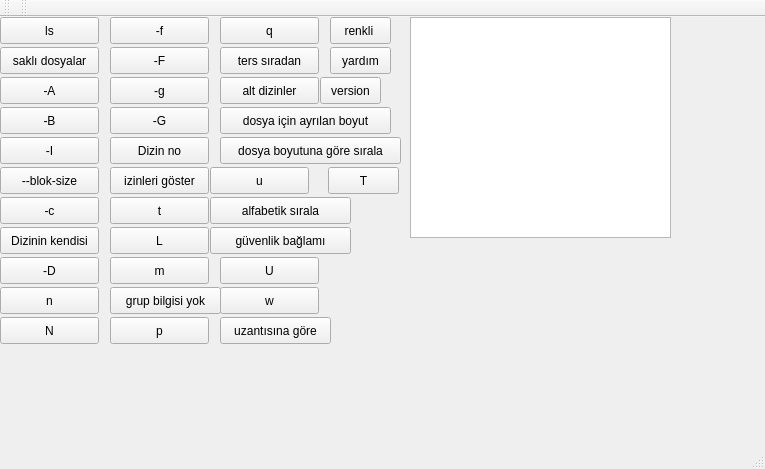
<?xml version="1.0" encoding="UTF-8"?>
<ui version="4.0">
 <class>MainWindow</class>
 <widget class="QMainWindow" name="MainWindow">
  <property name="geometry">
   <rect>
    <x>0</x>
    <y>0</y>
    <width>765</width>
    <height>469</height>
   </rect>
  </property>
  <property name="windowTitle">
   <string>MainWindow</string>
  </property>
  <widget class="QWidget" name="centralWidget">
   <widget class="QPushButton" name="pushButton">
    <property name="geometry">
     <rect>
      <x>0</x>
      <y>0</y>
      <width>99</width>
      <height>27</height>
     </rect>
    </property>
    <property name="text">
     <string>ls</string>
    </property>
   </widget>
   <widget class="QTextEdit" name="textEdit">
    <property name="geometry">
     <rect>
      <x>410</x>
      <y>0</y>
      <width>261</width>
      <height>221</height>
     </rect>
    </property>
   </widget>
   <widget class="QPushButton" name="pushButton_2">
    <property name="geometry">
     <rect>
      <x>0</x>
      <y>30</y>
      <width>99</width>
      <height>27</height>
     </rect>
    </property>
    <property name="text">
     <string>saklı dosyalar</string>
    </property>
   </widget>
   <widget class="QPushButton" name="pushButton_3">
    <property name="geometry">
     <rect>
      <x>0</x>
      <y>60</y>
      <width>99</width>
      <height>27</height>
     </rect>
    </property>
    <property name="text">
     <string>-A</string>
    </property>
   </widget>
   <widget class="QPushButton" name="pushButton_4">
    <property name="geometry">
     <rect>
      <x>0</x>
      <y>90</y>
      <width>99</width>
      <height>27</height>
     </rect>
    </property>
    <property name="text">
     <string>-B</string>
    </property>
   </widget>
   <widget class="QPushButton" name="pushButton_5">
    <property name="geometry">
     <rect>
      <x>330</x>
      <y>0</y>
      <width>61</width>
      <height>27</height>
     </rect>
    </property>
    <property name="text">
     <string>renkli </string>
    </property>
   </widget>
   <widget class="QPushButton" name="pushButton_6">
    <property name="geometry">
     <rect>
      <x>0</x>
      <y>150</y>
      <width>99</width>
      <height>27</height>
     </rect>
    </property>
    <property name="text">
     <string>--blok-size</string>
    </property>
   </widget>
   <widget class="QPushButton" name="pushButton_7">
    <property name="geometry">
     <rect>
      <x>0</x>
      <y>180</y>
      <width>99</width>
      <height>27</height>
     </rect>
    </property>
    <property name="text">
     <string>-c</string>
    </property>
   </widget>
   <widget class="QPushButton" name="pushButton_8">
    <property name="geometry">
     <rect>
      <x>110</x>
      <y>0</y>
      <width>99</width>
      <height>27</height>
     </rect>
    </property>
    <property name="text">
     <string>-f</string>
    </property>
   </widget>
   <widget class="QPushButton" name="pushButton_9">
    <property name="geometry">
     <rect>
      <x>110</x>
      <y>30</y>
      <width>99</width>
      <height>27</height>
     </rect>
    </property>
    <property name="text">
     <string>-F</string>
    </property>
   </widget>
   <widget class="QPushButton" name="pushButton_10">
    <property name="geometry">
     <rect>
      <x>110</x>
      <y>60</y>
      <width>99</width>
      <height>27</height>
     </rect>
    </property>
    <property name="text">
     <string>-g</string>
    </property>
   </widget>
   <widget class="QPushButton" name="pushButton_11">
    <property name="geometry">
     <rect>
      <x>110</x>
      <y>90</y>
      <width>99</width>
      <height>27</height>
     </rect>
    </property>
    <property name="text">
     <string>-G</string>
    </property>
   </widget>
   <widget class="QPushButton" name="pushButton_12">
    <property name="geometry">
     <rect>
      <x>110</x>
      <y>120</y>
      <width>99</width>
      <height>27</height>
     </rect>
    </property>
    <property name="text">
     <string>Dizin no</string>
    </property>
   </widget>
   <widget class="QPushButton" name="pushButton_13">
    <property name="geometry">
     <rect>
      <x>0</x>
      <y>120</y>
      <width>99</width>
      <height>27</height>
     </rect>
    </property>
    <property name="text">
     <string>-I</string>
    </property>
   </widget>
   <widget class="QPushButton" name="pushButton_14">
    <property name="geometry">
     <rect>
      <x>110</x>
      <y>150</y>
      <width>99</width>
      <height>27</height>
     </rect>
    </property>
    <property name="text">
     <string>izinleri göster</string>
    </property>
   </widget>
   <widget class="QPushButton" name="pushButton_15">
    <property name="geometry">
     <rect>
      <x>0</x>
      <y>210</y>
      <width>99</width>
      <height>27</height>
     </rect>
    </property>
    <property name="text">
     <string>Dizinin kendisi</string>
    </property>
   </widget>
   <widget class="QPushButton" name="pushButton_16">
    <property name="geometry">
     <rect>
      <x>0</x>
      <y>240</y>
      <width>99</width>
      <height>27</height>
     </rect>
    </property>
    <property name="text">
     <string>-D</string>
    </property>
   </widget>
   <widget class="QPushButton" name="pushButton_17">
    <property name="geometry">
     <rect>
      <x>110</x>
      <y>210</y>
      <width>99</width>
      <height>27</height>
     </rect>
    </property>
    <property name="text">
     <string>L</string>
    </property>
   </widget>
   <widget class="QPushButton" name="pushButton_19">
    <property name="geometry">
     <rect>
      <x>0</x>
      <y>270</y>
      <width>99</width>
      <height>27</height>
     </rect>
    </property>
    <property name="text">
     <string>n</string>
    </property>
   </widget>
   <widget class="QPushButton" name="pushButton_20">
    <property name="geometry">
     <rect>
      <x>0</x>
      <y>300</y>
      <width>99</width>
      <height>27</height>
     </rect>
    </property>
    <property name="text">
     <string>N</string>
    </property>
   </widget>
   <widget class="QPushButton" name="pushButton_21">
    <property name="geometry">
     <rect>
      <x>110</x>
      <y>270</y>
      <width>111</width>
      <height>27</height>
     </rect>
    </property>
    <property name="text">
     <string>grup bilgisi yok</string>
    </property>
   </widget>
   <widget class="QPushButton" name="pushButton_22">
    <property name="geometry">
     <rect>
      <x>110</x>
      <y>300</y>
      <width>99</width>
      <height>27</height>
     </rect>
    </property>
    <property name="text">
     <string>p</string>
    </property>
   </widget>
   <widget class="QPushButton" name="pushButton_23">
    <property name="geometry">
     <rect>
      <x>220</x>
      <y>0</y>
      <width>99</width>
      <height>27</height>
     </rect>
    </property>
    <property name="text">
     <string>q</string>
    </property>
   </widget>
   <widget class="QPushButton" name="pushButton_24">
    <property name="geometry">
     <rect>
      <x>220</x>
      <y>30</y>
      <width>99</width>
      <height>27</height>
     </rect>
    </property>
    <property name="text">
     <string>ters sıradan</string>
    </property>
   </widget>
   <widget class="QPushButton" name="pushButton_25">
    <property name="geometry">
     <rect>
      <x>220</x>
      <y>60</y>
      <width>99</width>
      <height>27</height>
     </rect>
    </property>
    <property name="text">
     <string>alt dizinler</string>
    </property>
   </widget>
   <widget class="QPushButton" name="pushButton_26">
    <property name="geometry">
     <rect>
      <x>220</x>
      <y>90</y>
      <width>171</width>
      <height>27</height>
     </rect>
    </property>
    <property name="text">
     <string>dosya için ayrılan boyut</string>
    </property>
   </widget>
   <widget class="QPushButton" name="pushButton_27">
    <property name="geometry">
     <rect>
      <x>220</x>
      <y>120</y>
      <width>181</width>
      <height>27</height>
     </rect>
    </property>
    <property name="text">
     <string>dosya boyutuna göre sırala</string>
    </property>
   </widget>
   <widget class="QPushButton" name="pushButton_28">
    <property name="geometry">
     <rect>
      <x>110</x>
      <y>180</y>
      <width>99</width>
      <height>27</height>
     </rect>
    </property>
    <property name="text">
     <string>t</string>
    </property>
   </widget>
   <widget class="QPushButton" name="pushButton_29">
    <property name="geometry">
     <rect>
      <x>328</x>
      <y>150</y>
      <width>71</width>
      <height>27</height>
     </rect>
    </property>
    <property name="text">
     <string>T</string>
    </property>
   </widget>
   <widget class="QPushButton" name="pushButton_30">
    <property name="geometry">
     <rect>
      <x>210</x>
      <y>150</y>
      <width>99</width>
      <height>27</height>
     </rect>
    </property>
    <property name="text">
     <string>u</string>
    </property>
   </widget>
   <widget class="QPushButton" name="pushButton_32">
    <property name="geometry">
     <rect>
      <x>220</x>
      <y>270</y>
      <width>99</width>
      <height>27</height>
     </rect>
    </property>
    <property name="text">
     <string>w</string>
    </property>
   </widget>
   <widget class="QPushButton" name="pushButton_33">
    <property name="geometry">
     <rect>
      <x>220</x>
      <y>300</y>
      <width>111</width>
      <height>27</height>
     </rect>
    </property>
    <property name="text">
     <string>uzantısına göre</string>
    </property>
   </widget>
   <widget class="QPushButton" name="pushButton_34">
    <property name="geometry">
     <rect>
      <x>210</x>
      <y>180</y>
      <width>141</width>
      <height>27</height>
     </rect>
    </property>
    <property name="text">
     <string>alfabetik sırala</string>
    </property>
   </widget>
   <widget class="QPushButton" name="pushButton_35">
    <property name="geometry">
     <rect>
      <x>210</x>
      <y>210</y>
      <width>141</width>
      <height>27</height>
     </rect>
    </property>
    <property name="text">
     <string>güvenlik bağlamı</string>
    </property>
   </widget>
   <widget class="QPushButton" name="pushButton_36">
    <property name="geometry">
     <rect>
      <x>320</x>
      <y>60</y>
      <width>61</width>
      <height>27</height>
     </rect>
    </property>
    <property name="text">
     <string>version</string>
    </property>
   </widget>
   <widget class="QPushButton" name="pushButton_18">
    <property name="geometry">
     <rect>
      <x>110</x>
      <y>240</y>
      <width>99</width>
      <height>27</height>
     </rect>
    </property>
    <property name="text">
     <string>m</string>
    </property>
   </widget>
   <widget class="QPushButton" name="pushButton_31">
    <property name="geometry">
     <rect>
      <x>220</x>
      <y>240</y>
      <width>99</width>
      <height>27</height>
     </rect>
    </property>
    <property name="text">
     <string>U</string>
    </property>
   </widget>
   <widget class="QPushButton" name="pushButton_37">
    <property name="geometry">
     <rect>
      <x>330</x>
      <y>30</y>
      <width>61</width>
      <height>27</height>
     </rect>
    </property>
    <property name="text">
     <string>yardım</string>
    </property>
   </widget>
  </widget>
  <widget class="QMenuBar" name="menuBar">
   <property name="geometry">
    <rect>
     <x>0</x>
     <y>0</y>
     <width>765</width>
     <height>25</height>
    </rect>
   </property>
  </widget>
  <widget class="QToolBar" name="mainToolBar">
   <attribute name="toolBarArea">
    <enum>TopToolBarArea</enum>
   </attribute>
   <attribute name="toolBarBreak">
    <bool>false</bool>
   </attribute>
  </widget>
  <widget class="QStatusBar" name="statusBar"/>
  <widget class="QToolBar" name="toolBar">
   <property name="windowTitle">
    <string>toolBar</string>
   </property>
   <attribute name="toolBarArea">
    <enum>TopToolBarArea</enum>
   </attribute>
   <attribute name="toolBarBreak">
    <bool>false</bool>
   </attribute>
  </widget>
 </widget>
 <layoutdefault spacing="6" margin="11"/>
 <resources/>
 <connections/>
</ui>
